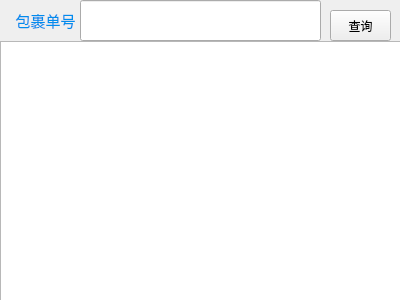
<?xml version="1.0" encoding="UTF-8"?>
<ui version="4.0">
 <class>ParcelQueryWidget</class>
 <widget class="QWidget" name="ParcelQueryWidget">
  <property name="geometry">
   <rect>
    <x>0</x>
    <y>0</y>
    <width>400</width>
    <height>300</height>
   </rect>
  </property>
  <property name="windowTitle">
   <string>Form</string>
  </property>
  <widget class="QTextBrowser" name="textBrowser">
   <property name="geometry">
    <rect>
     <x>0</x>
     <y>41</y>
     <width>401</width>
     <height>261</height>
    </rect>
   </property>
  </widget>
  <widget class="QLineEdit" name="playerEdit">
   <property name="geometry">
    <rect>
     <x>80</x>
     <y>0</y>
     <width>241</width>
     <height>41</height>
    </rect>
   </property>
  </widget>
  <widget class="QLabel" name="label_7">
   <property name="geometry">
    <rect>
     <x>0</x>
     <y>0</y>
     <width>91</width>
     <height>41</height>
    </rect>
   </property>
   <property name="text">
    <string>&lt;!DOCTYPE HTML PUBLIC &quot;-//W3C//DTD HTML 4.0//EN&quot; &quot;http://www.w3.org/TR/REC-html40/strict.dtd&quot;&gt;
&lt;html&gt;&lt;head&gt;&lt;meta name=&quot;qrichtext&quot; content=&quot;1&quot; /&gt;&lt;style type=&quot;text/css&quot;&gt;
p, li { white-space: pre-wrap; }
&lt;/style&gt;&lt;/head&gt;&lt;body style=&quot; font-family:'Ubuntu'; font-size:11pt; font-weight:400; font-style:normal;&quot;&gt;
&lt;p align=&quot;center&quot; style=&quot; margin-top:12px; margin-bottom:12px; margin-left:0px; margin-right:0px; -qt-block-indent:0; text-indent:0px;&quot;&gt;&lt;span style=&quot; color:#008ded;&quot;&gt;包裹单号&lt;/span&gt;&lt;/p&gt;&lt;/body&gt;&lt;/html&gt;</string>
   </property>
  </widget>
  <widget class="QPushButton" name="pushButton">
   <property name="geometry">
    <rect>
     <x>330</x>
     <y>10</y>
     <width>61</width>
     <height>31</height>
    </rect>
   </property>
   <property name="text">
    <string>查询</string>
   </property>
  </widget>
 </widget>
 <resources/>
 <connections/>
</ui>
